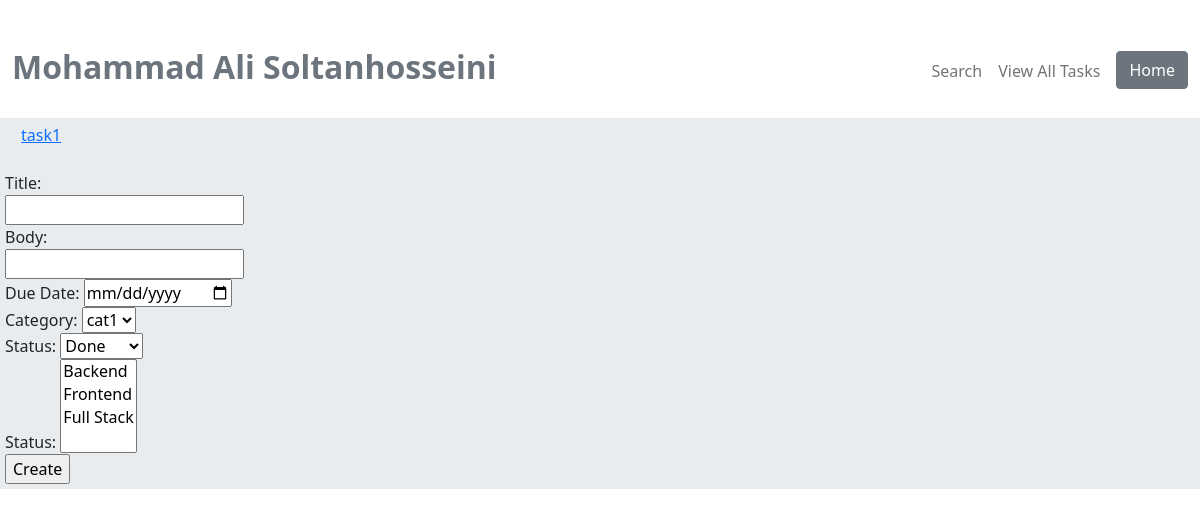
Page /tasks/ on the earlier database version.
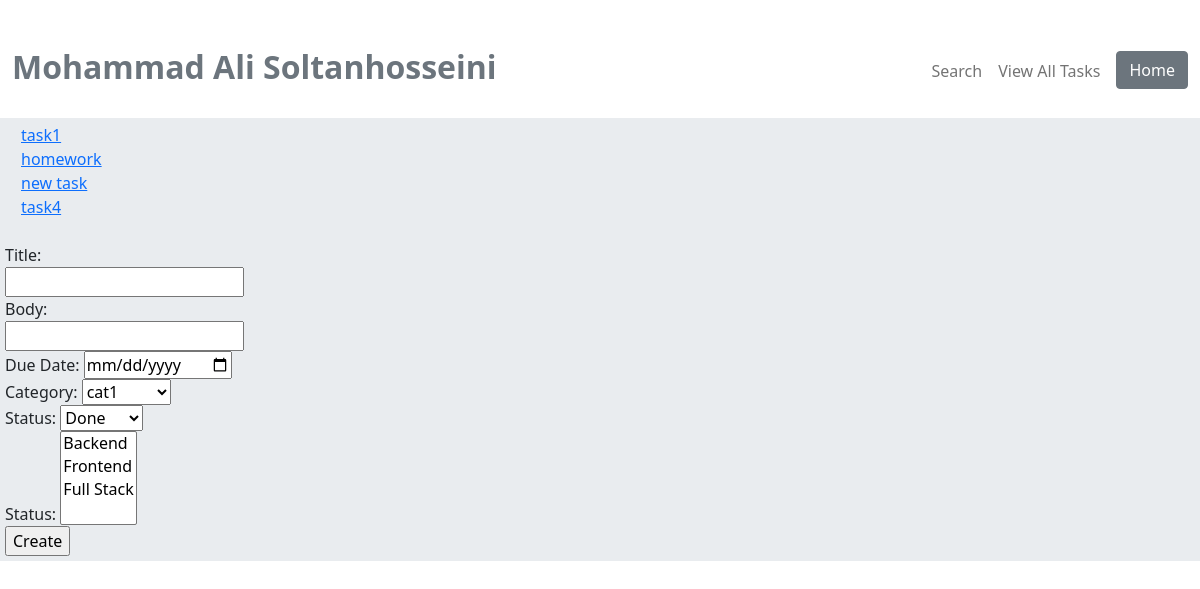
Same page on the later database version.
### tasks/models.py (models this page shows, shortened)
class Task(models.Model):
    title = models.CharField(max_length=200)
    body = models.TextField()
    due_date = models.DateTimeField(default=end_of_date)
    status = models.IntegerField()
    category = models.ForeignKey(Category, on_delete = models.CASCADE)
    tags = models.ManyToManyField(Tag, blank=True, null=True)

### tasks/views.py (the view)
# urls.py: path('tasks/', views.view_all_tasks, name='view_all_tasks'),
def view_all_tasks(request):
    if request.method == 'POST':
        Task.objects.create(title=request.POST['title'], body=request.POST['body'],
                            due_date=request.POST['due_date'], status=request.POST['status'],
                            category=Category.objects.get(pk=int(request.POST['category'])))
        messages.success(request, 'new task was added', 'success')
    tasks = Task.objects.all()
    categories = Category.objects.all()
    return render(request, 'view_all_tasks.html', {'tasks':tasks, 'categories':categories})

### tasks/models.py (called while the page is built)
    def __str__(self):
        return self.category_name

### templates/view_all_tasks.html (shortened to what this page needs)
{% extends 'base.html' %}
{% block content %}
    <div >
        {% for task in tasks %}
            <a class="card-body" href="{% url 'view_individual_task' task.id %}">{{ task.title }}</a><br/>
        {% endfor %}
    </div>
<form action="{% url 'view_all_tasks' %}" method="post" novalidate><br>
  <label for="id">Title:</label><br>
  <input type="text" id="id" name="title"><br>
    <label for="id1">Body:</label><br>
  <input type="text" id="id1" name="body"><br>
    <label for="id3">Due Date:</label>
  <input type="date" id="id3" name="due_date"><br>
    <label for="id6">Category:</label>
  <select id="id6" name="category">
      {% for category in categories %}
      <option value={{category.pk}}>{{category}}</option>
      {% endfor %}
      </select><br>
<label for="id4">Status:</label>
  <select id="id4" name="status">
    <option value=1>Done</option>
  </select><br>
    <label for="id5">Status:</label>
  <select id="id5" name="tag" multiple>
    <option value='Backend'>Backend</option>
    <option value='Frontend'>Frontend</option>
    <option value='Full Stack'>Full Stack</option>
  </select><br>
  <input type="submit"  value="Create">
</form>
{% endblock %}

Differences in the rows shown:
added Task: title "homework"
added Task: title "new task"
added Task: title "task4"
